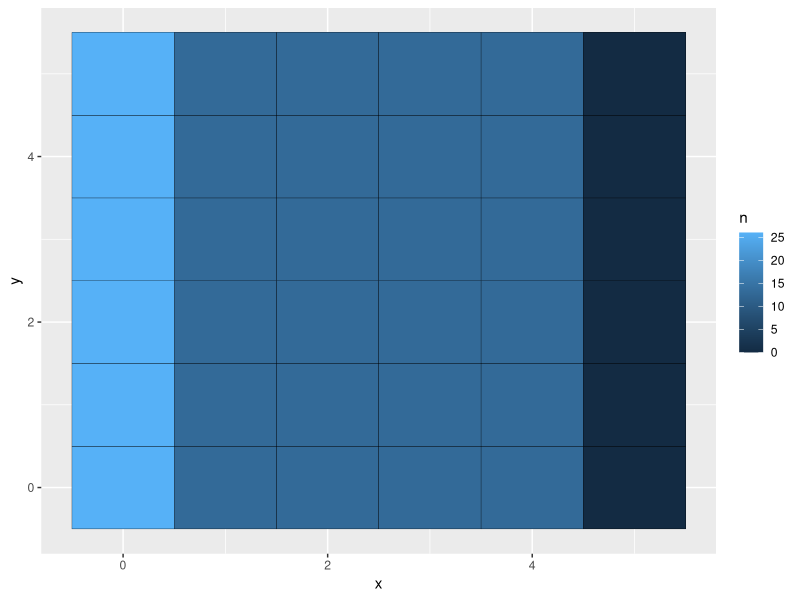
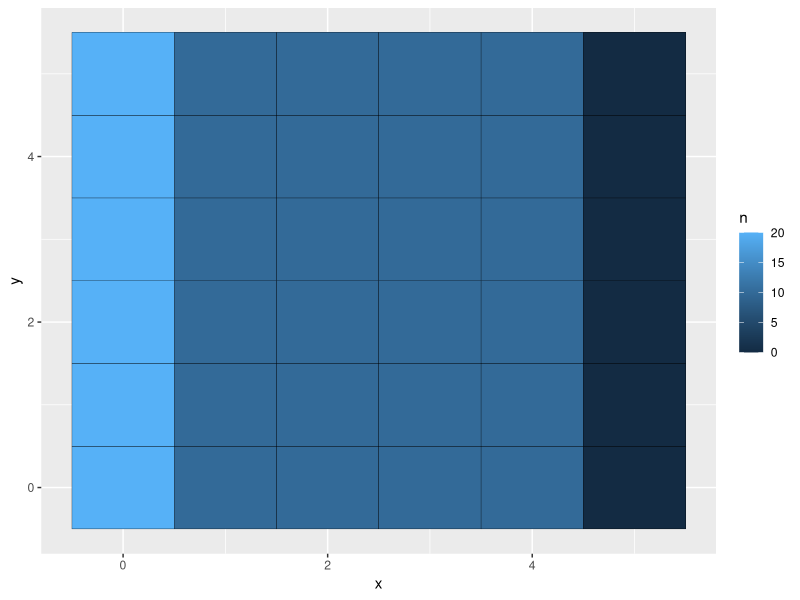

Write the R code that produced these figures, in order.
## ---- chunk 1
library(dplyr)
library(tidyverse)
## ---- chunk 2
grid_dimineions  <- seq(0,5)

expand.grid(x = grid_dimineions, y = grid_dimineions) -> grid

grid %>% unite(coordinates, c(x,y), sep = ',', remove = FALSE) %>% 
  mutate(d = 0.4, b = 0.8, e = 0.2, i = 0.1, n = 10 )-> grid

## ---- chunk 3
eqation_func <- function(n, b, d, i, e){
  return(n+b*n - d*n + i*n - e*n)
}

## ---- chunk 4
##Next objecting getting the loop to work as the emigration_immigration function to 
#put into the larger simulator. 

#emigration_immigration <- function(grid){
nearest_left_x <- NULL
same_y <- NULL

for(i in 1:nrow(grid)){
  grid$emigrants[i] <- grid$n[i] #* grid$e[i]
  
  grid$n[i] = grid$n[i] - grid$emigrants[i]
  
    nearest_left_x <- grid$x[i] - 1
   nearest_left_y <- grid$y[i]
  

 left_found <- FALSE
  for (j in 1:nrow(grid)) {
    if (grid$x[j] == nearest_left_x && grid$y[j] == nearest_left_y) {
      grid$n[j] <- grid$n[j] + grid$emigrants[i]
      left_found <- TRUE
    }
  }
  if (!left_found) {
    grid$n[i] <- grid$n[i] + grid$emigrants[i]
  }
  
  grid$emigrants[i] <- 0  

}

## ---- chunk 5
simulator <- function(data){
  next_ns <- NULL
  for(i in 1:nrow(data)){
    next_ns[i] = eqation_func(data$n[i], data$b[i], data$d[i], data$i[i], data$e[i])
  }
  result <- data.frame(data |> mutate(n = next_ns))
  return(result)
}

## ---- chunk 6
simulator(data = grid) %>% ggplot(aes(x = x, y = y, fill = n)) +
  geom_tile(colour = "black")


grid %>% ggplot(aes(x = x, y = y, fill = n)) +
  geom_tile(colour = "black")
## ---- chunk 7
euclidean_distance <- function(x1, x2, y1, y2){
  return(sqrt(((x2 - x1)^2 + (y2 - y1)^2)))
}
euclidean_distance(0, 0, 1, 0)
